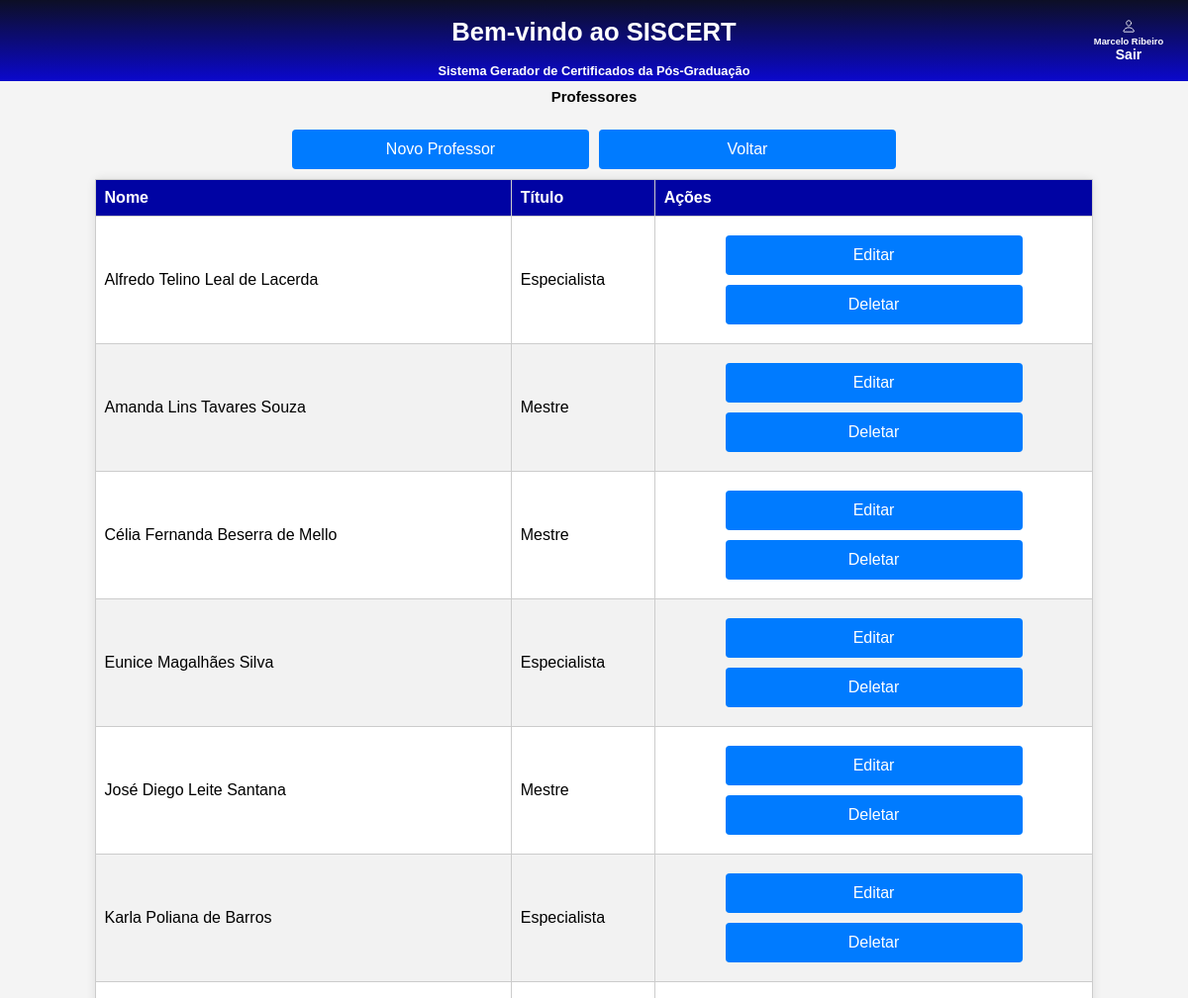
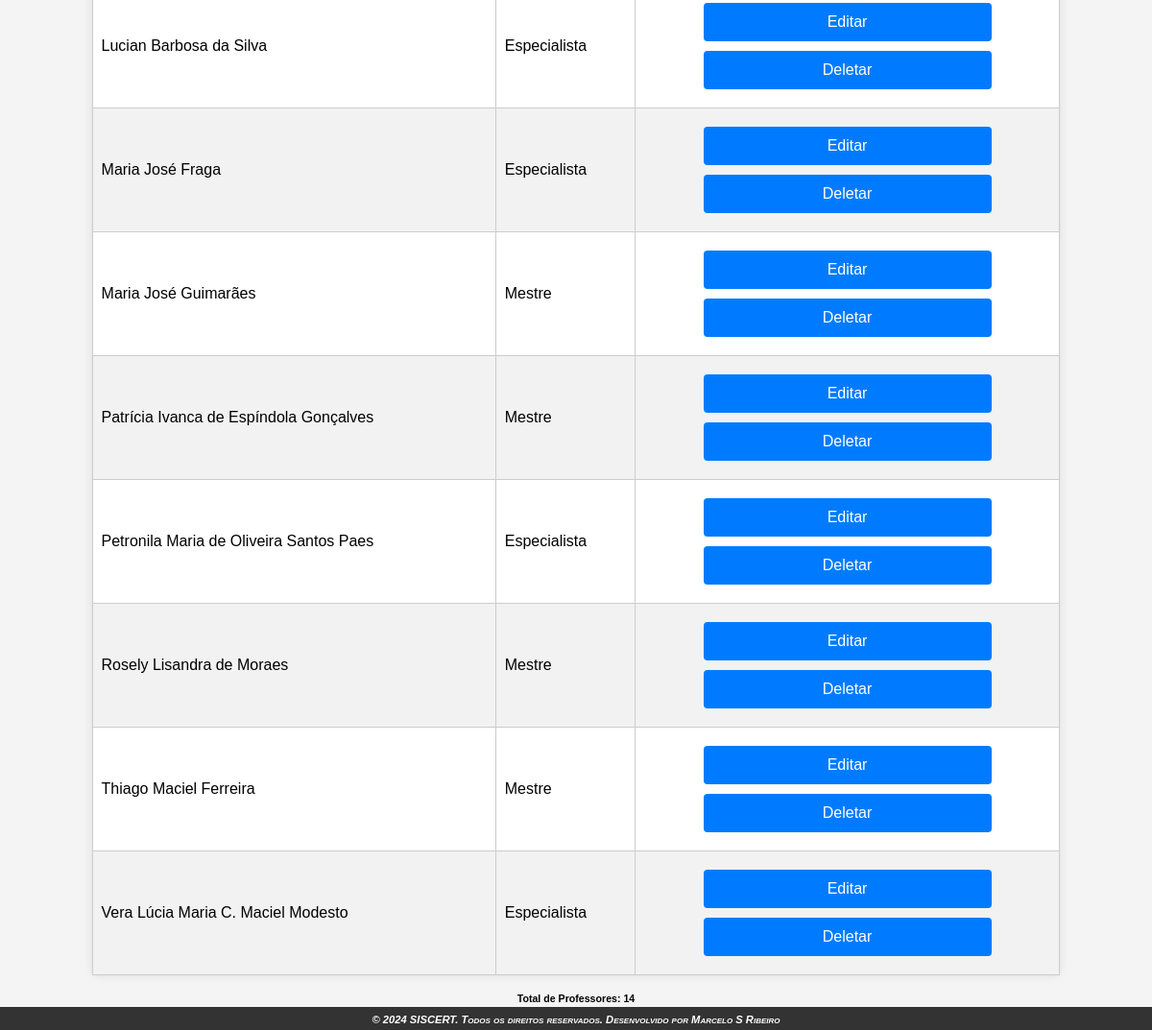
Page /app/Views/professores (signed in) on the committed database (2 pictures, top to bottom).
### tables this page shows
CREATE TABLE `professor` (
  `id_professor` int NOT NULL AUTO_INCREMENT,
  `name` varchar(255) NOT NULL,
  `titulo` varchar(45) NOT NULL,
  PRIMARY KEY (`id_professor`)
);

### app/Models/Conn.php (called while the page is built, shortened)
<?php
class Conn{
    private string $db = "mysql";
    private string $host = "localhost";
    private string $user = "root";
    private string $password = "marcelo81";
    private string $database = "siscert";
    public function __construct(){
        $this->connect = $this->connect();
    }
    public function connect(){
        try{
            $this->connect = new \PDO(
                "{$this->db}:host={$this->host};dbname={$this->database}",
                $this->user,
                $this->password
            );
            return $this->connect;
        }
        catch(\PDOException $e){
            $e->getMessage();
            die('Erro: Por favor tente novamente. Banco não conectado, entre em contato com o administrador.');
        }
    }
}

### app/Controlers/ProfessorController.php (called while the page is built, shortened)
<?php
require_once '../Models/Conn.php';
require_once '../Models/professor.php';
class ProfessorController{
    private $professor;
    public function __construct(){
        $conn = new Conn();
        $this->professor = new professor($conn);
    }
    public function listar(){
        return $this->professor->listar();
    }
}

### app/Models/professor.php (called while the page is built, shortened)
<?php
require_once '../Models/Conn.php';
class professor extends Conn{
    private $conn;
    public function __construct(Conn $conn){
        $this->conn = $conn;
    }
    public function listar(){
        $stmt = $this->conn->connect->prepare('SELECT * FROM professor order by name ASC');
        $stmt->execute();
        return $stmt->fetchAll(\PDO::FETCH_ASSOC);
    }
}

### app/Views/professores.php (the view, shortened to what this page needs)
<?php
require_once '../Controlers/ProfessorController.php';
$professorController = new ProfessorController();
include "../Views/includes/header.php";
?>
<main>
    <div class="container">
        <div class="title">
            <h3>Professores</h3>
            <div class="btn-alinhamento">
                <div class="col-md-5">
                    <button class="btn" id="btn-cad">Novo Professor</button>
                </div>
                <div class="col-md-5">
                    <a href="home">
                        <button class="btn">Voltar</button>
                    </a>
                </div>
            </div>
        </div>
        <div class="row-justify-content-center">
            <div class="col-md-10">
                <table class="table table-striped">
                    <thead>
                        <tr>
                            <th>Nome</th>
                            <th>Título</th>
                            <th>Ações</th>
                        </tr>
                    </thead>
                    <tbody>
                        <?php
                        $professores = $professorController->listar();
                        foreach ($professores as $professor) {
                        ?>
                            <tr>
                                <td><?= $professor['name'] ?></td>
                                <td><?= $professor['titulo'] ?></td>
                                <td>
                                    <div class="col-md-5">
                                        <a href="editar_professor?x_edg3D=<?= $professor['id_professor'] ?>">
                                            <button class="btn">Editar</button>
                                        </a>
                                    </div>
                                    <?php if ($_SESSION['perfil'] == 2): ?>
                                        <div class="col-md-5">
                                            <a href="javascript:;" data-id="<?= $professor['id_professor'] ?>" class="delete">
                                                <button class="btn">Deletar</button>
                                            </a>
                                        </div>
                                </td>
                            <?php endif; ?>
                            </tr>
                        <?php
                        }
                        ?>
                    </tbody>
                </table>
                <h5>Total de Professores: <?php echo count($professores); ?></h5>
            </div>
        </div>
    </div>
</main>
<?php include "../Views/includes/footer.php"; ?>

### public/css/home.css (style rules this page uses)
:root { --cor-de-fundo: #0a0a23; --cor-pontos: #ffffff; --tamanho: 5px; }
body { font-family: Arial, sans-serif; margin: 0; padding: 0; background-color: #f4f4f4; }
h3 { text-align: center; }
.container { margin-top: 7rem; overflow: auto; display: flex; flex-direction: column; align-items: center; }
main { padding: 20px; text-align: center; }
button { margin-top: 10px; margin-bottom: 10px; width: 40%; height: 50px; font-size: 20px; background-color: #072c53; color: #fff; border: none; border-radius: 5px; display: block; margin-left: auto; margin-right: auto; cursor: pointer; transition: all 0.2s ease-in-out; }
.btn-alinhamento { display: flex; gap: 10px; }
.row-justify-content-center { width: 90%; }
.btn { width: 100%; padding: 10px; background-color: #007bff; border: none; border-radius: 4px; color: #fff; font-size: 16px; cursor: pointer; margin-top: 10px; text-align: center; display: inline-block; }
a { text-decoration: none; display: block; }
a .btn { display: block; width: 100%; }
.col-md-5 { width: 300px; margin: auto; text-align: center; }
table { text-align: center; width: 90%; max-height: 100px; background-color: #fff; border-radius: 5px; border: 1px solid #ccc; border-collapse: collapse; margin-right: auto; margin-left: auto; margin: auto; box-shadow: 0 0 10px rgba(0, 0, 0, 0.1); overflow-x: auto; }
th, td { border: 1px solid #ccc; text-align: left; padding: 9px; font-size: 16px; }
th { background-color: #0003a3; color: white; }
table { border-collapse: collapse; width: 95%; }
tr:nth-child(even) { background-color: #f2f2f2; }
@media (max-width: 1366px) { body { font-size: 0.8rem; } }
@media (max-width: 1366px) { .container { margin-top: 4rem; } }
@media (max-width: 1366px) { main { padding: 10px; } }
@media (max-width: 1366px) { table { font-size: 0.8rem; } }
@media (max-width: 1366px) { button { font-size: medium; width: 100%; height: 40px; } }
@media (max-width: 1366px) { .btn-alinhamento { display: flex; gap: 10px; } }

### rows in the picture
professor: name "Alfredo Telino Leal de Lacerda", titulo "Especialista"
professor: name "Amanda Lins Tavares Souza", titulo "Mestre"
professor: name "Célia Fernanda Beserra de Mello", titulo "Mestre"
professor: name "Eunice Magalhães Silva", titulo "Especialista"
professor: name "José Diego Leite Santana", titulo "Mestre"
professor: name "Karla Poliana de Barros", titulo "Especialista"
professor: name "Lucian Barbosa da Silva", titulo "Especialista"
professor: name "Maria José Fraga", titulo "Especialista"
professor: name "Maria José Guimarães", titulo "Mestre"
professor: name "Patrícia Ivanca de Espíndola Gonçalves", titulo "Mestre"
professor: name "Petronila Maria de Oliveira Santos Paes", titulo "Especialista"
professor: name "Rosely Lisandra de Moraes", titulo "Mestre"
professor: name "Thiago Maciel Ferreira", titulo "Mestre"
professor: name "Vera Lúcia Maria C. Maciel Modesto", titulo "Especialista"

### other values in the picture
$_SESSION['nome'] "Marcelo Ribeiro"
count($professores) "14"
